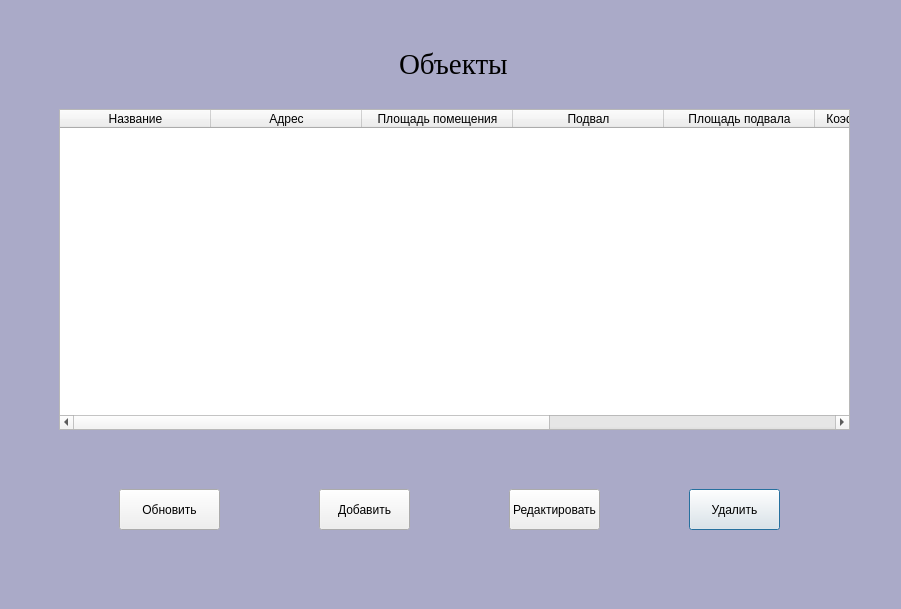
<?xml version="1.0" encoding="UTF-8"?>
<ui version="4.0">
 <class>objects</class>
 <widget class="QDialog" name="objects">
  <property name="geometry">
   <rect>
    <x>0</x>
    <y>0</y>
    <width>901</width>
    <height>609</height>
   </rect>
  </property>
  <property name="sizePolicy">
   <sizepolicy hsizetype="Fixed" vsizetype="Fixed">
    <horstretch>0</horstretch>
    <verstretch>0</verstretch>
   </sizepolicy>
  </property>
  <property name="windowTitle">
   <string>Dialog</string>
  </property>
  <widget class="QFrame" name="background">
   <property name="enabled">
    <bool>true</bool>
   </property>
   <property name="geometry">
    <rect>
     <x>-1</x>
     <y>-1</y>
     <width>921</width>
     <height>611</height>
    </rect>
   </property>
   <property name="autoFillBackground">
    <bool>false</bool>
   </property>
   <property name="styleSheet">
    <string notr="true">#background {
background-color: rgb(170, 170, 200)
}</string>
   </property>
   <property name="frameShape">
    <enum>QFrame::StyledPanel</enum>
   </property>
   <property name="frameShadow">
    <enum>QFrame::Raised</enum>
   </property>
   <widget class="QTableWidget" name="tabledogovors">
    <property name="geometry">
     <rect>
      <x>60</x>
      <y>110</y>
      <width>791</width>
      <height>321</height>
     </rect>
    </property>
    <property name="rowCount">
     <number>0</number>
    </property>
    <attribute name="horizontalHeaderDefaultSectionSize">
     <number>151</number>
    </attribute>
    <column>
     <property name="text">
      <string>Название</string>
     </property>
    </column>
    <column>
     <property name="text">
      <string>Адрес</string>
     </property>
    </column>
    <column>
     <property name="text">
      <string>Площадь помещения</string>
     </property>
    </column>
    <column>
     <property name="text">
      <string>Подвал</string>
     </property>
    </column>
    <column>
     <property name="text">
      <string>Площадь подвала</string>
     </property>
    </column>
    <column>
     <property name="text">
      <string>Коэффициент подвала</string>
     </property>
    </column>
    <column>
     <property name="text">
      <string>Коэф. тех-обустройства </string>
     </property>
    </column>
    <column>
     <property name="text">
      <string>Арендная плата</string>
     </property>
    </column>
   </widget>
   <widget class="QLabel" name="label">
    <property name="geometry">
     <rect>
      <x>400</x>
      <y>40</y>
      <width>121</width>
      <height>51</height>
     </rect>
    </property>
    <property name="font">
     <font>
      <family>Times New Roman</family>
      <pointsize>22</pointsize>
     </font>
    </property>
    <property name="text">
     <string>Объекты</string>
    </property>
   </widget>
   <widget class="QPushButton" name="deletebutton">
    <property name="geometry">
     <rect>
      <x>690</x>
      <y>490</y>
      <width>91</width>
      <height>41</height>
     </rect>
    </property>
    <property name="text">
     <string>Удалить</string>
    </property>
   </widget>
   <widget class="QPushButton" name="addbutton">
    <property name="geometry">
     <rect>
      <x>320</x>
      <y>490</y>
      <width>91</width>
      <height>41</height>
     </rect>
    </property>
    <property name="text">
     <string>Добавить</string>
    </property>
   </widget>
   <widget class="QPushButton" name="updatebutton">
    <property name="geometry">
     <rect>
      <x>120</x>
      <y>490</y>
      <width>101</width>
      <height>41</height>
     </rect>
    </property>
    <property name="text">
     <string>Обновить</string>
    </property>
   </widget>
   <widget class="QPushButton" name="editbutton">
    <property name="geometry">
     <rect>
      <x>510</x>
      <y>490</y>
      <width>91</width>
      <height>41</height>
     </rect>
    </property>
    <property name="text">
     <string>Редактировать</string>
    </property>
   </widget>
  </widget>
 </widget>
 <resources/>
 <connections/>
</ui>
